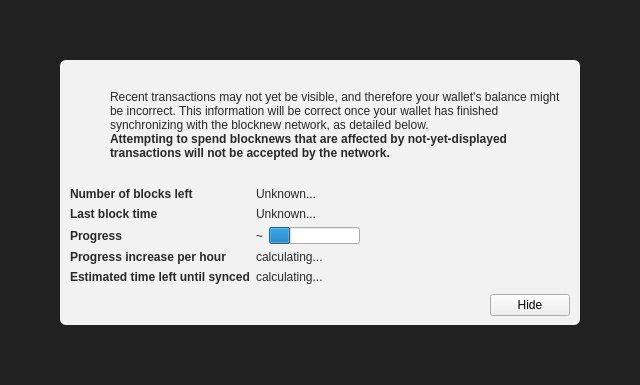
<?xml version="1.0" encoding="UTF-8"?>
<ui version="4.0">
 <class>ModalOverlay</class>
 <widget class="ModalOverlay" name="ModalOverlay">
  <property name="geometry">
   <rect>
    <x>0</x>
    <y>0</y>
    <width>640</width>
    <height>385</height>
   </rect>
  </property>
  <property name="windowTitle">
   <string>Form</string>
  </property>
  <layout class="QVBoxLayout" name="verticalLayout" stretch="0">
   <property name="sizeConstraint">
    <enum>QLayout::SetDefaultConstraint</enum>
   </property>
   <property name="leftMargin">
    <number>0</number>
   </property>
   <property name="topMargin">
    <number>0</number>
   </property>
   <property name="rightMargin">
    <number>0</number>
   </property>
   <property name="bottomMargin">
    <number>0</number>
   </property>
   <item>
    <widget class="QWidget" name="bgWidget" native="true">
     <property name="styleSheet">
      <string notr="true">#bgWidget { background: rgba(0,0,0,220); }</string>
     </property>
     <layout class="QVBoxLayout" name="verticalLayoutMain" stretch="1">
      <property name="leftMargin">
       <number>60</number>
      </property>
      <property name="topMargin">
       <number>60</number>
      </property>
      <property name="rightMargin">
       <number>60</number>
      </property>
      <property name="bottomMargin">
       <number>60</number>
      </property>
      <item>
       <widget class="QWidget" name="contentWidget" native="true">
        <property name="styleSheet">
         <string notr="true">#contentWidget { background: rgba(255,255,255,240); border-radius: 6px; }

QLabel { color: rgb(40,40,40);  }</string>
        </property>
        <layout class="QVBoxLayout" name="verticalLayoutSub" stretch="1,0,0,0">
         <property name="spacing">
          <number>0</number>
         </property>
         <property name="leftMargin">
          <number>10</number>
         </property>
         <property name="topMargin">
          <number>10</number>
         </property>
         <property name="rightMargin">
          <number>10</number>
         </property>
         <property name="bottomMargin">
          <number>10</number>
         </property>
         <item>
          <layout class="QHBoxLayout" name="horizontalLayoutIconText" stretch="0,1">
           <property name="topMargin">
            <number>20</number>
           </property>
           <item>
            <layout class="QVBoxLayout" name="verticalLayoutIcon">
             <property name="leftMargin">
              <number>0</number>
             </property>
             <item>
              <widget class="QPushButton" name="warningIcon">
               <property name="enabled">
                <bool>false</bool>
               </property>
               <property name="text">
                <string/>
               </property>
               <property name="icon">
                <iconset>
                 <normaloff>:/icons/warning</normaloff>
                 <disabledoff>:/icons/warning</disabledoff>:/icons/warning</iconset>
               </property>
               <property name="iconSize">
                <size>
                 <width>48</width>
                 <height>48</height>
                </size>
               </property>
               <property name="flat">
                <bool>true</bool>
               </property>
              </widget>
             </item>
             <item>
              <spacer name="verticalSpacerWarningIcon">
               <property name="orientation">
                <enum>Qt::Vertical</enum>
               </property>
               <property name="sizeHint" stdset="0">
                <size>
                 <width>20</width>
                 <height>40</height>
                </size>
               </property>
              </spacer>
             </item>
            </layout>
           </item>
           <item>
            <layout class="QVBoxLayout" name="verticalLayoutInfoText">
             <property name="leftMargin">
              <number>0</number>
             </property>
             <property name="topMargin">
              <number>0</number>
             </property>
             <item>
              <widget class="QLabel" name="infoText">
               <property name="text">
                <string>Recent transactions may not yet be visible, and therefore your wallet's balance might be incorrect. This information will be correct once your wallet has finished synchronizing with the blocknew network, as detailed below.</string>
               </property>
               <property name="textFormat">
                <enum>Qt::RichText</enum>
               </property>
               <property name="wordWrap">
                <bool>true</bool>
               </property>
              </widget>
             </item>
             <item>
              <widget class="QLabel" name="infoTextStrong">
               <property name="font">
                <font>
                 <weight>75</weight>
                 <bold>true</bold>
                </font>
               </property>
               <property name="text">
                <string>Attempting to spend blocknews that are affected by not-yet-displayed transactions will not be accepted by the network.</string>
               </property>
               <property name="textFormat">
                <enum>Qt::RichText</enum>
               </property>
               <property name="wordWrap">
                <bool>true</bool>
               </property>
              </widget>
             </item>
             <item>
              <spacer name="verticalSpacerInTextSpace">
               <property name="orientation">
                <enum>Qt::Vertical</enum>
               </property>
               <property name="sizeHint" stdset="0">
                <size>
                 <width>20</width>
                 <height>40</height>
                </size>
               </property>
              </spacer>
             </item>
            </layout>
           </item>
          </layout>
         </item>
         <item>
          <spacer name="verticalSpacerAfterText">
           <property name="orientation">
            <enum>Qt::Vertical</enum>
           </property>
           <property name="sizeHint" stdset="0">
            <size>
             <width>20</width>
             <height>40</height>
            </size>
           </property>
          </spacer>
         </item>
         <item>
          <layout class="QFormLayout" name="formLayout">
           <property name="fieldGrowthPolicy">
            <enum>QFormLayout::FieldsStayAtSizeHint</enum>
           </property>
           <property name="horizontalSpacing">
            <number>6</number>
           </property>
           <property name="verticalSpacing">
            <number>6</number>
           </property>
           <property name="topMargin">
            <number>10</number>
           </property>
           <item row="0" column="0">
            <widget class="QLabel" name="labelNumberOfBlocksLeft">
             <property name="font">
              <font>
               <weight>75</weight>
               <bold>true</bold>
              </font>
             </property>
             <property name="text">
              <string>Number of blocks left</string>
             </property>
            </widget>
           </item>
           <item row="0" column="1">
            <widget class="QLabel" name="numberOfBlocksLeft">
             <property name="text">
              <string>Unknown...</string>
             </property>
            </widget>
           </item>
           <item row="1" column="0">
            <widget class="QLabel" name="labelLastBlockTime">
             <property name="font">
              <font>
               <weight>75</weight>
               <bold>true</bold>
              </font>
             </property>
             <property name="text">
              <string>Last block time</string>
             </property>
            </widget>
           </item>
           <item row="1" column="1">
            <widget class="QLabel" name="newestBlockDate">
             <property name="sizePolicy">
              <sizepolicy hsizetype="Maximum" vsizetype="Preferred">
               <horstretch>0</horstretch>
               <verstretch>0</verstretch>
              </sizepolicy>
             </property>
             <property name="text">
              <string>Unknown...</string>
             </property>
            </widget>
           </item>
           <item row="2" column="0">
            <widget class="QLabel" name="labelSyncDone">
             <property name="font">
              <font>
               <weight>75</weight>
               <bold>true</bold>
              </font>
             </property>
             <property name="text">
              <string>Progress</string>
             </property>
            </widget>
           </item>
           <item row="2" column="1">
            <layout class="QHBoxLayout" name="horizontalLayoutSync" stretch="0,1">
             <item>
              <widget class="QLabel" name="percentageProgress">
               <property name="text">
                <string notr="true">~</string>
               </property>
              </widget>
             </item>
             <item>
              <widget class="QProgressBar" name="progressBar">
               <property name="value">
                <number>24</number>
               </property>
               <property name="format">
                <string/>
               </property>
              </widget>
             </item>
            </layout>
           </item>
           <item row="4" column="0">
            <widget class="QLabel" name="labelProgressIncrease">
             <property name="font">
              <font>
               <weight>75</weight>
               <bold>true</bold>
              </font>
             </property>
             <property name="text">
              <string>Progress increase per hour</string>
             </property>
            </widget>
           </item>
           <item row="4" column="1">
            <widget class="QLabel" name="progressIncreasePerH">
             <property name="text">
              <string>calculating...</string>
             </property>
            </widget>
           </item>
           <item row="5" column="0">
            <widget class="QLabel" name="labelEstimatedTimeLeft">
             <property name="font">
              <font>
               <weight>75</weight>
               <bold>true</bold>
              </font>
             </property>
             <property name="text">
              <string>Estimated time left until synced</string>
             </property>
            </widget>
           </item>
           <item row="5" column="1">
            <widget class="QLabel" name="expectedTimeLeft">
             <property name="text">
              <string>calculating...</string>
             </property>
            </widget>
           </item>
          </layout>
         </item>
         <item>
          <layout class="QHBoxLayout" name="horizontalLayoutButtons">
           <property name="leftMargin">
            <number>10</number>
           </property>
           <property name="topMargin">
            <number>10</number>
           </property>
           <item>
            <spacer name="horizontalSpacer">
             <property name="orientation">
              <enum>Qt::Horizontal</enum>
             </property>
             <property name="sizeHint" stdset="0">
              <size>
               <width>40</width>
               <height>20</height>
              </size>
             </property>
            </spacer>
           </item>
           <item>
            <widget class="QPushButton" name="closeButton">
             <property name="text">
              <string>Hide</string>
             </property>
            </widget>
           </item>
          </layout>
         </item>
        </layout>
       </widget>
      </item>
     </layout>
    </widget>
   </item>
  </layout>
 </widget>
 <customwidgets>
  <customwidget>
   <class>ModalOverlay</class>
   <extends>QWidget</extends>
   <header>qt/modaloverlay.h</header>
   <container>1</container>
  </customwidget>
 </customwidgets>
 <resources/>
 <connections/>
</ui>
